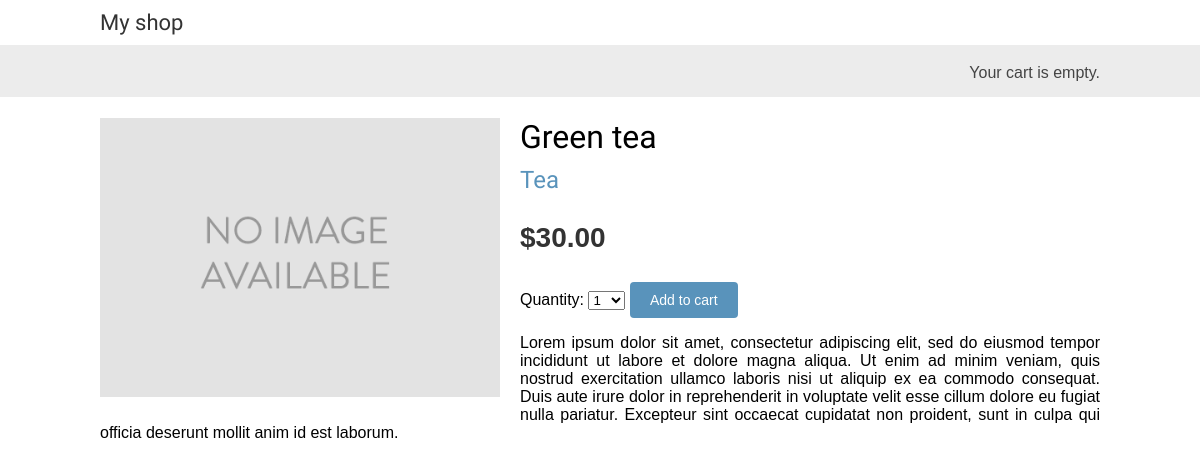
Page /1/green-tea/ on the committed database.
### shop/models.py (models this page shows, shortened)
class Product(models.Model):
    category = models.ForeignKey(Category,
                                 related_name='products',
                                 on_delete=models.CASCADE)
    name = models.CharField(max_length=200)
    slug = models.SlugField(max_length=200)
    image = models.ImageField(upload_to='products/%Y/%m/%d',
                              blank=True)
    description = models.TextField(blank=True)
    price = models.DecimalField(max_digits=10,
                                decimal_places=2)
    available = models.BooleanField(default=True)
    created = models.DateTimeField(auto_now_add=True)
    updated = models.DateTimeField(auto_now=True)
    class Meta:
        ordering = ['name']
        indexes = [
            models.Index(fields=['id', 'slug']),
            models.Index(fields=['name']),
            models.Index(fields=['-created']),
        ]

class Category(models.Model):
    name = models.CharField(max_length=200)
    slug = models.SlugField(max_length=200,
                            unique=True)
    class Meta:
        ordering = ['name']
        indexes = [
            models.Index(fields=['name']),
        ]
        verbose_name = 'category'
        verbose_name_plural = 'categories'
    def __str__(self):
        return self.name
    def get_absolute_url(self):
        return reverse('shop:product_list_by_category',
                       args=[self.slug])

### shop/views.py (the view)
# urls.py: path('<int:id>/<slug:slug>/', views.product_detail,
def product_detail(request, id, slug):
    product = get_object_or_404(Product,
                                id=id,
                                slug=slug,
                                available=True)
    cart_product_form = CartAddProductForm()
    return render(request,
                  'shop/product/detail.html',
                  {'product': product,
                   'cart_product_form': cart_product_form})

### cart/forms.py
class CartAddProductForm(forms.Form):
    quantity = forms.TypedChoiceField(
        choices=PRODUCT_QUANTITY_CHOICES,
        coerce=int
    )
    override = forms.BooleanField(required=False,
                                  initial=False,
                                  widget=forms.HiddenInput)

### cart/cart.py (called while the page is built)
    def __len__(self):
        return sum(item['quantity'] for item in self.cart.values())

### cart/context_processor.py (called while the page is built)
def cart(request):
    return {'cart': Cart(request)}

### shop/templates/shop/product/detail.html (shortened to what this page needs)
{% extends "shop/base.html" %}
{% load static %}
{% block content %}
     <div class="product-detail">
         <img src="{% if product.image %}{{ product.image.url }}{% else %}
         {% static "img/no_image.png" %}{% endif %}">
         <h1>{{ product.name }}</h1>
         <h2>
            <a href="{{ product.category.get_absolute_url }}">
                {{ product.category }}
            </a>
         </h2>
         <p class="price">${{ product.price }}</p>
         <form action="{% url "cart:cart_add" product.id %}" method="post">
             {{ cart_product_form }}
             <input type="submit" value="Add to cart">
         </form>
         {{ product.description|linebreaks }}
     </div>
{% endblock %}

### shop/static/css/base.css (style rules this page uses)
body { margin:0; padding:0; font-family:helvetica, sans-serif; }
h1, h2, h3, h4, h5 , h6 { font-family: 'Ubuntu', sans-serif; font-weight:normal; }
a { text-decoration:none; color:#5993bb; }
a.button, input[type="submit"] { color:#fff; background:#5993bb; border-radius:4px; padding:10px 20px; font-size:14px; border:0; }
.product-detail { text-align:justify; }
.product-detail .price { color:#333; font-size:28px; font-weight:bold; }
.product-detail img { width:40%; float:left; padding:0 20px 20px 0; }
.product-detail h1 { margin-bottom:0; }
.product-detail h2 { margin-top:10px; }

### rows in the picture
Product: name "Green tea", category "Tea", price "30.00", description "Lorem ipsum dolor sit amet, consectetur adipiscing elit, sed do eiusmod tempor incididunt ut labore et dolore magna aliqua. Ut enim ad minim veniam, quis nostrud exercitation ullamco laboris nisi ut aliquip ex ea commodo consequat. Duis aute irure dolor in reprehenderit in voluptate velit esse cillum dolore eu fugiat nulla pariatur. Excepteur sint occaecat cupidatat non proident, sunt in culpa qui officia deserunt mollit anim id est laborum."
